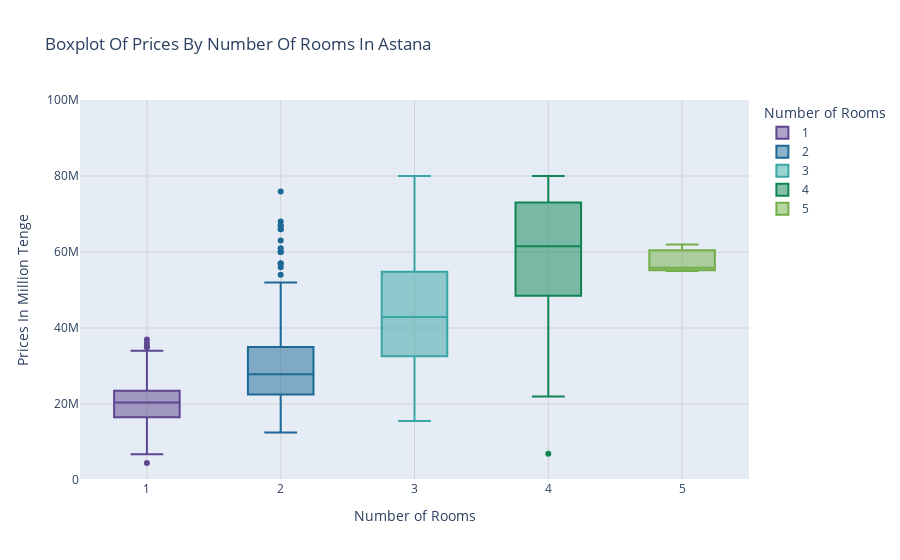

The notebook cell this image was saved under:
### Code cell
max_price = df_final_filtered['Цена в тг'].max()

fig = px.box(
    df_final_filtered[df_final_filtered['Город'] == 'Астана'],
    x='Комната',  
    y='Цена в тг',  
    color='Комната',  
    title='Boxplot Of Prices By Number Of Rooms In Astana',
    labels={'Комната': 'Number of Rooms', 'Цена в тг': 'Prices In Million Tenge'},
    hover_data=['Цена в тг'],
    category_orders={'Комната': sorted(df_final_filtered['Комната'].unique())},
    color_discrete_sequence = custom_palette
)

fig.update_layout(
    xaxis=dict(
        type='category', 
        showgrid=True,
        gridcolor='lightgrey'
    ),
    yaxis=dict(
        showgrid=True,
        gridcolor='lightgrey',
        range=[0, max_price]  
    )
)

fig.show()

### Figure 1 — Plotly figure (JSON) as saved in the notebook; plotly's stock layout.template omitted (floating-point values rounded to 4 significant figures; data arrays with more than 128 entries replaced by an {"elided": "..."} marker saying what was removed)
{"data": [{"alignmentgroup": "True", "hovertemplate": "Number of Rooms=%{x}<br>Prices In Million Tenge=%{y}<extra></extra>", "legendgroup": "1", "marker": {"color": "rgb(95, 70, 144)"}, "name": "1", "notched": false, "offsetgroup": "1", "orientation": "v", "showlegend": true, "type": "box", "x": {"elided": "343 int values"}, "x0": " ", "xaxis": "x", "y": {"elided": "343 int values"}, "y0": " ", "yaxis": "y"}, {"alignmentgroup": "True", "hovertemplate": "Number of Rooms=%{x}<br>Prices In Million Tenge=%{y}<extra></extra>", "legendgroup": "2", "marker": {"color": "rgb(29, 105, 150)"}, "name": "2", "notched": false, "offsetgroup": "2", "orientation": "v", "showlegend": true, "type": "box", "x": {"elided": "425 int values"}, "x0": " ", "xaxis": "x", "y": {"elided": "425 int values"}, "y0": " ", "yaxis": "y"}, {"alignmentgroup": "True", "hovertemplate": "Number of Rooms=%{x}<br>Prices In Million Tenge=%{y}<extra></extra>", "legendgroup": "3", "marker": {"color": "rgb(56, 166, 165)"}, "name": "3", "notched": false, "offsetgroup": "3", "orientation": "v", "showlegend": true, "type": "box", "x": {"elided": "315 int values"}, "x0": " ", "xaxis": "x", "y": {"elided": "315 int values"}, "y0": " ", "yaxis": "y"}, {"alignmentgroup": "True", "hovertemplate": "Number of Rooms=%{x}<br>Prices In Million Tenge=%{y}<extra></extra>", "legendgroup": "4", "marker": {"color": "rgb(15, 133, 84)"}, "name": "4", "notched": false, "offsetgroup": "4", "orientation": "v", "showlegend": true, "type": "box", "x": [4, 4, 4, 4, 4, 4, 4, 4, 4, 4, 4, 4, 4, 4, 4, 4, 4, 4, 4, 4, 4, 4, 4, 4, 4, 4, 4, 4, 4, 4, 4, 4, 4, 4, 4, 4, 4, 4, 4, 4, 4, 4], "x0": " ", "xaxis": "x", "y": [65000000, 75000000, 58000000, 56900000, 65000000, 46000000, 72000000, 41500000, 71000000, 77500000, 6900000, 37850000, 50000000, 73500000, 74999000, 22000000, 66000000, 48500000, 51000000, 62000000, 59000000, 49000000, 45500000, 48000000, 37000000, 76900000, 73000000, 60000000, 75000000, 70000000, 75000000, 48500000, 56000000, 62000000, 46000000, 80000000, 71000000, 75000000, 68000000, 57500000, 61000000, 80000000], "y0": " ", "yaxis": "y"}, {"alignmentgroup": "True", "hovertemplate": "Number of Rooms=%{x}<br>Prices In Million Tenge=%{y}<extra></extra>", "legendgroup": "5", "marker": {"color": "rgb(115, 175, 72)"}, "name": "5", "notched": false, "offsetgroup": "5", "orientation": "v", "showlegend": true, "type": "box", "x": [5, 5, 5], "x0": " ", "xaxis": "x", "y": [55000000, 55836000, 62000000], "y0": " ", "yaxis": "y"}], "layout": {"boxmode": "overlay", "legend": {"title": {"text": "Number of Rooms"}, "tracegroupgap": 0}, "title": {"text": "Boxplot Of Prices By Number Of Rooms In Astana"}, "xaxis": {"anchor": "y", "categoryarray": [1, 2, 3, 4, 5, 7], "categoryorder": "array", "domain": [0, 1], "gridcolor": "lightgrey", "showgrid": true, "title": {"text": "Number of Rooms"}, "type": "category"}, "yaxis": {"anchor": "x", "domain": [0, 1], "gridcolor": "lightgrey", "range": [0, 100000000], "showgrid": true, "title": {"text": "Prices In Million Tenge"}}}}
